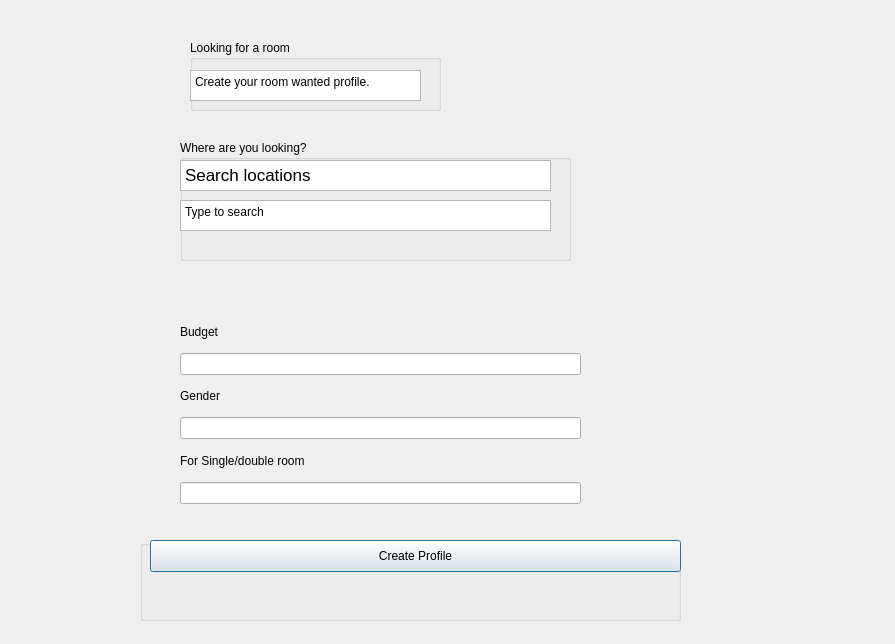
<?xml version="1.0" encoding="UTF-8"?>
<ui version="4.0">
 <class>Getthelistings</class>
 <widget class="QDialog" name="Getthelistings">
  <property name="geometry">
   <rect>
    <x>0</x>
    <y>0</y>
    <width>895</width>
    <height>644</height>
   </rect>
  </property>
  <property name="windowTitle">
   <string>Dialog</string>
  </property>
  <widget class="QGroupBox" name="groupBox">
   <property name="geometry">
    <rect>
     <x>180</x>
     <y>140</y>
     <width>391</width>
     <height>121</height>
    </rect>
   </property>
   <property name="title">
    <string>Where are you looking?</string>
   </property>
   <widget class="QTextEdit" name="textEdit">
    <property name="geometry">
     <rect>
      <x>0</x>
      <y>20</y>
      <width>371</width>
      <height>31</height>
     </rect>
    </property>
    <property name="html">
     <string>&lt;!DOCTYPE HTML PUBLIC &quot;-//W3C//DTD HTML 4.0//EN&quot; &quot;http://www.w3.org/TR/REC-html40/strict.dtd&quot;&gt;
&lt;html&gt;&lt;head&gt;&lt;meta name=&quot;qrichtext&quot; content=&quot;1&quot; /&gt;&lt;meta charset=&quot;utf-8&quot; /&gt;&lt;style type=&quot;text/css&quot;&gt;
p, li { white-space: pre-wrap; }
hr { height: 1px; border-width: 0; }
li.unchecked::marker { content: &quot;\2610&quot;; }
li.checked::marker { content: &quot;\2612&quot;; }
&lt;/style&gt;&lt;/head&gt;&lt;body style=&quot; font-family:'.AppleSystemUIFont'; font-size:13pt; font-weight:400; font-style:normal;&quot;&gt;
&lt;p style=&quot; margin-top:0px; margin-bottom:0px; margin-left:0px; margin-right:0px; -qt-block-indent:0; text-indent:0px;&quot;&gt;Search locations&lt;/p&gt;&lt;/body&gt;&lt;/html&gt;</string>
    </property>
   </widget>
   <widget class="QPlainTextEdit" name="plainTextEdit_3">
    <property name="geometry">
     <rect>
      <x>0</x>
      <y>60</y>
      <width>371</width>
      <height>31</height>
     </rect>
    </property>
    <property name="plainText">
     <string>Type to search</string>
    </property>
   </widget>
  </widget>
  <widget class="QGroupBox" name="groupBox_3">
   <property name="geometry">
    <rect>
     <x>190</x>
     <y>40</y>
     <width>251</width>
     <height>71</height>
    </rect>
   </property>
   <property name="title">
    <string>Looking for a room</string>
   </property>
   <widget class="QPlainTextEdit" name="plainTextEdit_4">
    <property name="geometry">
     <rect>
      <x>0</x>
      <y>30</y>
      <width>231</width>
      <height>31</height>
     </rect>
    </property>
    <property name="plainText">
     <string>Create your room wanted profile.</string>
    </property>
   </widget>
  </widget>
  <widget class="QGroupBox" name="groupBox_5">
   <property name="geometry">
    <rect>
     <x>140</x>
     <y>540</y>
     <width>541</width>
     <height>81</height>
    </rect>
   </property>
   <property name="title">
    <string/>
   </property>
   <widget class="QPushButton" name="pushButton">
    <property name="geometry">
     <rect>
      <x>10</x>
      <y>0</y>
      <width>531</width>
      <height>32</height>
     </rect>
    </property>
    <property name="text">
     <string>Create Profile</string>
    </property>
   </widget>
  </widget>
  <widget class="QWidget" name="">
   <property name="geometry">
    <rect>
     <x>180</x>
     <y>316</y>
     <width>401</width>
     <height>188</height>
    </rect>
   </property>
   <layout class="QVBoxLayout" name="verticalLayout">
    <item>
     <widget class="QLabel" name="label_2">
      <property name="text">
       <string>Budget</string>
      </property>
     </widget>
    </item>
    <item>
     <widget class="QLineEdit" name="lineEdit_budget"/>
    </item>
    <item>
     <widget class="QLabel" name="label_4">
      <property name="text">
       <string>Gender</string>
      </property>
     </widget>
    </item>
    <item>
     <widget class="QLineEdit" name="lineEdit_gender"/>
    </item>
    <item>
     <widget class="QLabel" name="label">
      <property name="text">
       <string>For Single/double room</string>
      </property>
     </widget>
    </item>
    <item>
     <widget class="QLineEdit" name="lineEdit_single"/>
    </item>
   </layout>
  </widget>
 </widget>
 <resources/>
 <connections/>
</ui>
